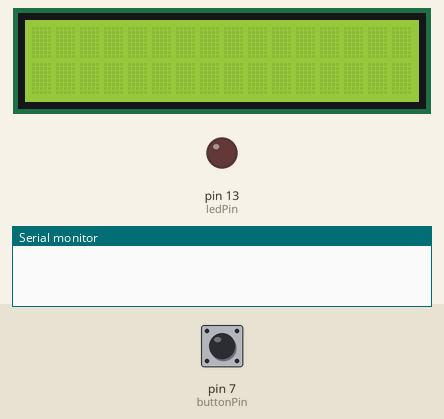
This sketch was run on a simulated Arduino Uno, built with avr-gcc and run on an emulated ATmega328P. Parts: 16×2 character LCD, output pins drawn as LEDs (lit = HIGH), the last lines printed to the serial monitor. Dashed ring = blinking. The inputs (shaded band) are chosen by the test bench; at power-on: pin 7 (buttonPin) LOW.

Above: at 1.2 s.
1.3 s: pin 7 (buttonPin) pulled HIGH for 3.2 s
At 2.31 s:
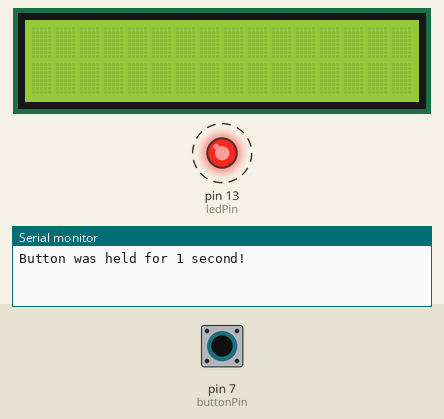
6.0 s: pin 7 (buttonPin) pulled HIGH for 0.15 s
At 9.16 s:
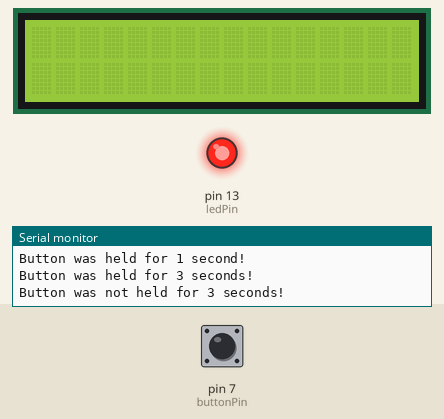
Timing chart, 0 to 10.7 s (numbered marks = the images above; inputs shaded):
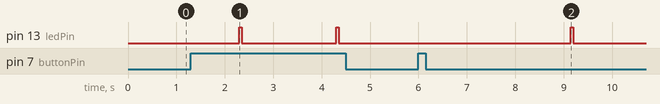

The sketch:

morse_code.ino
```cpp
#include <LiquidCrystal.h>

LiquidCrystal lcd(12, 11, 5, 4, 3, 2);

const int buttonPin = 7;
const int ledPin = 13;


unsigned long startMillis = 0;
const long holdTime = 1000;


int currentInput = 0;
unsigned long notPressingMillis = 0;
bool notPressedLong = LOW;

//Queue to eliminate inputs from static and miss clicks
bool inputQueue[5] = {LOW, LOW, LOW, LOW, LOW};


int currentChar[4] = {0, 0, 0, 0};
int currentCharCounter = 0;

String currentText = "";

struct Character {
  char identifier;
  int values[4];  // Array of Morse code values
};

// Initialize each character with its Morse code representation
Character characters[] = {
    {'A', {1, 2, 0, 0}},
    {'B', {2, 1, 1, 1}},
    {'C', {2, 1, 2, 1}},
    {'D', {2, 1, 1, 0}},
    {'E', {1, 0, 0, 0}},
    {'F', {1, 1, 2, 1}},
    {'G', {2, 2, 1, 0}},
    {'H', {1, 1, 1, 1}},
    {'I', {1, 1, 0, 0}},
    {'J', {1, 2, 2, 2}},
    {'K', {2, 1, 2, 0}},
    {'L', {1, 2, 1, 1}},
    {'M', {2, 2, 0, 0}},
    {'N', {2, 1, 0, 0}},
    {'O', {2, 2, 2, 0}},
    {'P', {1, 2, 2, 1}},
    {'Q', {2, 2, 1, 2}},
    {'R', {1, 2, 1, 0}},
    {'S', {1, 1, 1, 0}},
    {'T', {2, 0, 0, 0}},
    {'U', {1, 1, 2, 0}},
    {'V', {1, 1, 1, 2}},
    {'W', {1, 2, 2, 0}},
    {'X', {2, 1, 1, 2}},
    {'Y', {2, 1, 2, 2}},
    {'Z', {2, 2, 1, 1}},
    {' ', {0, 0, 0, 0}}
};

void setup() {
  Serial.begin(9600);
  pinMode(buttonPin, INPUT);     // initialize the pushbutton pin as an input
  pinMode(ledPin, OUTPUT);
  lcd.begin(16, 2);
}

void loop() {
  updateQueue(inputQueue, digitalRead(buttonPin));

  if (digitalRead(buttonPin) == HIGH && checkQueue(inputQueue)) {
    notPressingMillis = millis();
    notPressedLong = LOW;

    if (startMillis == 0) {
      startMillis = millis();
    }

    //Button was pressed for 1 second
    if (millis() - startMillis >= holdTime && currentInput == 0) {
      Serial.println("Button was held for 1 second!");
      flashLight();
      currentInput = 1;
    }

    //Button was pressed for 3 seconds
    if (millis() - startMillis >= holdTime * 3 && currentInput != 2) {
      Serial.println("Button was held for 3 seconds!");
      flashLight();
      currentInput = 2;
    }

    //Reset (Button was pressed for 6 seconds)
    if (millis() - startMillis >= holdTime * 6){
      currentInput = 0;
      notPressingMillis = millis();
      notPressedLong = LOW;
      startMillis = 0;
      for (int i = 0; i < 5; i++) {
        inputQueue[i] = LOW;
      }
      for (int i = 0; i < 4; i++) {
        currentChar[i] = 0;
      }
      currentCharCounter = 0;
      currentText = "";

      Serial.println("Reset");
      flashLight();
      lcd.clear();
    }

  } else {
    startMillis = 0;
    if(currentInput != 0){
      updateCurrentChar(currentText, currentChar, currentCharCounter, currentInput);
      currentInput = 0;
    }

    //Button was not pressed for 3 seconds
    if (millis() - notPressingMillis >= holdTime * 3 && notPressedLong == LOW){
      Serial.println("Button was not held for 3 seconds!");
      flashLight();
      notPressedLong = HIGH;
      updateCurrentChar(currentText, currentChar, currentCharCounter, 0);
    }
  }
}

void updateQueue(bool queue[], bool input) {
  for (int i = 0; i < 4; i++) {
    queue[i] = queue[i + 1];
  }
  queue[4] = input;
}

bool checkQueue(bool queue[]) {
  for (int i = 0; i < 4; i++) {
    if (queue[i] != queue[i + 1]) {
      return false;
    }
  }
  return true;
}


void updateCurrentChar(String &currentText, int currentChar[], int &counter, int input) {
  currentChar[counter] = input;

  if (input == 0) {
    for (int i = counter; i < 4; i++) {
      currentChar[i] = 0;
    }
  }

  if (counter == 3) {
    currentText += findChar(currentChar, characters);
    for (int i = 0; i < 4; i++) {
      currentChar[i] = 0;
    }
    counter = 0;
    Serial.println(currentText);
  } else {
    counter++;
  }

  lcd.clear();
  lcd.setCursor(0, 0);
  lcd.print(currentText);
}

char findChar(int currentChar[], Character characters[]) {
  for (int i = 0; i < 27; i++) {
    bool isEqual = true;
    for (int j = 0; j < 4 && isEqual; j++) {
      if (characters[i].values[j] != currentChar[j]) {
        isEqual = false;
      }
    }
    if (isEqual) {
      return characters[i].identifier;
    }
  }
  return '-';
}

void flashLight(){
  digitalWrite(ledPin, HIGH);
  delay(50);
  digitalWrite(ledPin, LOW);
}
```
